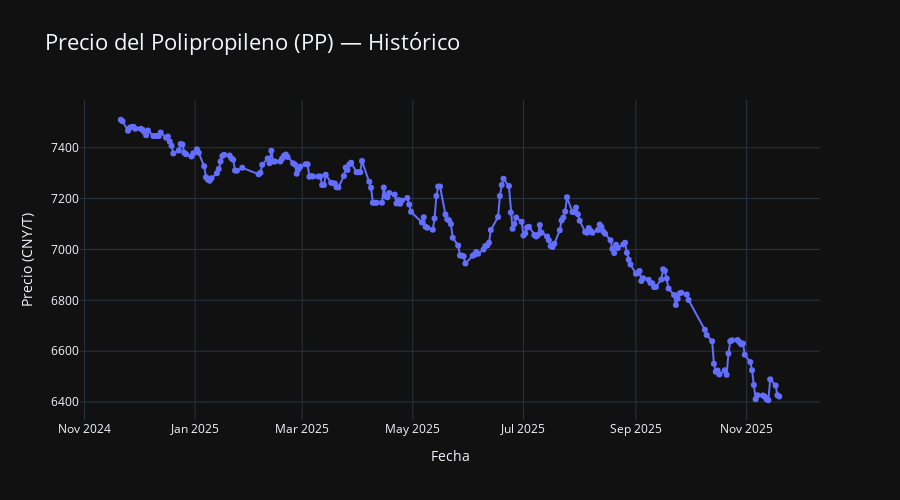

Notebook cell for this chart:
### Code cell
import pandas as pd
import plotly.express as px



fig = px.line(
    df,
    x="Date",
    y="Price",
    title="Precio del Polipropileno (PP) — Histórico",
    markers=True
)

fig.update_layout(
    xaxis_title="Fecha",
    yaxis_title="Precio (CNY/T)",
    hovermode="x unified",
    template="plotly_dark",
    title_font=dict(size=22),
    height=500
)

### Figure 1 — Plotly figure (JSON) as saved in the notebook; plotly's stock layout.template omitted (floating-point values rounded to 4 significant figures; data arrays with more than 128 entries replaced by an {"elided": "..."} marker saying what was removed)
{"data": [{"hovertemplate": "Date=%{x}<br>Price=%{y}<extra></extra>", "legendgroup": "", "line": {"color": "#636efa", "dash": "solid"}, "marker": {"symbol": "circle"}, "mode": "lines+markers", "name": "", "orientation": "v", "showlegend": false, "type": "scatter", "x": {"elided": "241 str values"}, "xaxis": "x", "y": {"elided": "241 int values"}, "yaxis": "y"}], "layout": {"height": 500, "hovermode": "x unified", "legend": {"tracegroupgap": 0}, "title": {"font": {"size": 22}, "text": "Precio del Polipropileno (PP) — Histórico"}, "xaxis": {"anchor": "y", "domain": [0, 1], "title": {"text": "Fecha"}}, "yaxis": {"anchor": "x", "domain": [0, 1], "title": {"text": "Precio (CNY/T)"}}}}
